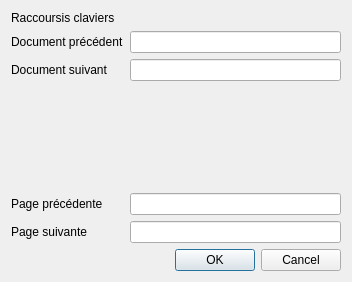
<?xml version="1.0" encoding="UTF-8"?>
<ui version="4.0">
 <class>OptionDialog</class>
 <widget class="QDialog" name="OptionDialog">
  <property name="geometry">
   <rect>
    <x>0</x>
    <y>0</y>
    <width>352</width>
    <height>282</height>
   </rect>
  </property>
  <property name="windowTitle">
   <string>Dialog</string>
  </property>
  <layout class="QVBoxLayout" name="verticalLayout">
   <item>
    <widget class="QLabel" name="label_5">
     <property name="text">
      <string>Raccoursis claviers</string>
     </property>
    </widget>
   </item>
   <item>
    <layout class="QFormLayout" name="formLayout">
     <property name="fieldGrowthPolicy">
      <enum>QFormLayout::AllNonFixedFieldsGrow</enum>
     </property>
     <item row="3" column="0">
      <spacer name="verticalSpacer">
       <property name="orientation">
        <enum>Qt::Vertical</enum>
       </property>
       <property name="sizeHint" stdset="0">
        <size>
         <width>20</width>
         <height>40</height>
        </size>
       </property>
      </spacer>
     </item>
     <item row="1" column="0">
      <widget class="QLabel" name="label_2">
       <property name="text">
        <string>Document précédent</string>
       </property>
      </widget>
     </item>
     <item row="2" column="0">
      <widget class="QLabel" name="label">
       <property name="text">
        <string>Document suivant</string>
       </property>
      </widget>
     </item>
     <item row="1" column="1">
      <layout class="QHBoxLayout" name="horizontalLayout_2">
       <item>
        <widget class="KeyLineEdit" name="lineEdit_dp"/>
       </item>
      </layout>
     </item>
     <item row="2" column="1">
      <layout class="QHBoxLayout" name="horizontalLayout">
       <item>
        <widget class="KeyLineEdit" name="lineEdit_ds"/>
       </item>
      </layout>
     </item>
     <item row="4" column="0">
      <widget class="QLabel" name="label_4">
       <property name="text">
        <string>Page précédente</string>
       </property>
      </widget>
     </item>
     <item row="5" column="0">
      <widget class="QLabel" name="label_3">
       <property name="text">
        <string>Page suivante</string>
       </property>
      </widget>
     </item>
     <item row="4" column="1">
      <layout class="QHBoxLayout" name="horizontalLayout_4">
       <item>
        <widget class="KeyLineEdit" name="lineEdit_pp"/>
       </item>
      </layout>
     </item>
     <item row="5" column="1">
      <layout class="QHBoxLayout" name="horizontalLayout_3">
       <item>
        <widget class="KeyLineEdit" name="lineEdit_ps"/>
       </item>
      </layout>
     </item>
    </layout>
   </item>
   <item>
    <widget class="QDialogButtonBox" name="buttonBox">
     <property name="orientation">
      <enum>Qt::Horizontal</enum>
     </property>
     <property name="standardButtons">
      <set>QDialogButtonBox::Cancel|QDialogButtonBox::Ok</set>
     </property>
    </widget>
   </item>
  </layout>
 </widget>
 <customwidgets>
  <customwidget>
   <class>KeyLineEdit</class>
   <extends>QLineEdit</extends>
   <header>keylineedit.h</header>
  </customwidget>
 </customwidgets>
 <resources/>
 <connections>
  <connection>
   <sender>buttonBox</sender>
   <signal>accepted()</signal>
   <receiver>OptionDialog</receiver>
   <slot>accept()</slot>
   <hints>
    <hint type="sourcelabel">
     <x>184</x>
     <y>278</y>
    </hint>
    <hint type="destinationlabel">
     <x>157</x>
     <y>274</y>
    </hint>
   </hints>
  </connection>
  <connection>
   <sender>buttonBox</sender>
   <signal>rejected()</signal>
   <receiver>OptionDialog</receiver>
   <slot>reject()</slot>
   <hints>
    <hint type="sourcelabel">
     <x>184</x>
     <y>284</y>
    </hint>
    <hint type="destinationlabel">
     <x>286</x>
     <y>274</y>
    </hint>
   </hints>
  </connection>
 </connections>
</ui>
